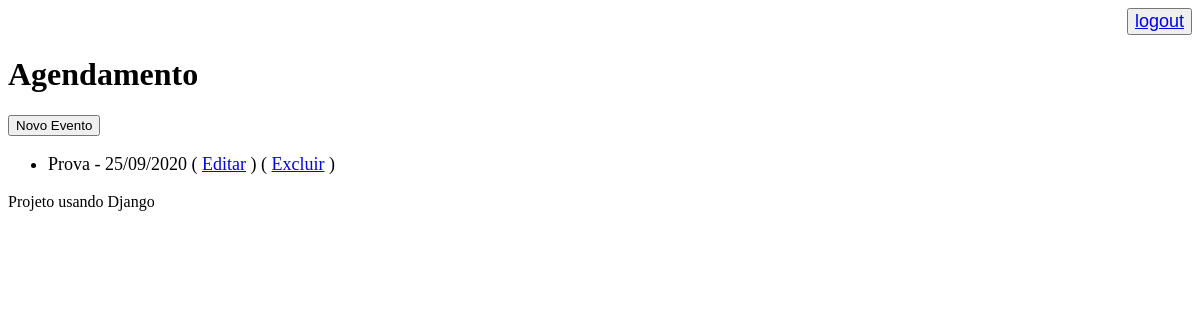
Page /agenda/ (signed in) on the earlier database version.
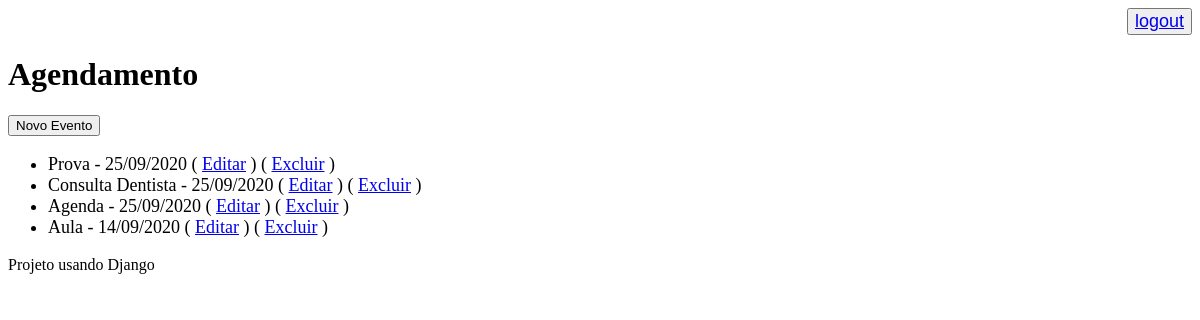
Same page on the later database version.
### core/models.py (models this page shows, shortened)
class Evento(models.Model):
    titulo = models.CharField(max_length=100)
    descricao = models.TextField(blank=True, null=True)
    data_evento = models.DateField(verbose_name='Data do Evento')
    data_criacao = models.DateTimeField(auto_now=True)
    usuario = models.ForeignKey(User, on_delete=models.CASCADE)
    class Meta:
        db_table = 'evento'
    def get_data_criacao(self):
        return self.data_evento.strftime('%d/%m/%Y')

### core/views.py (the view)
# urls.py: path('agenda/', views.lista_eventos),
def lista_eventos(request):
    usuario = request.user
    data_atual = datetime.now() # - timedelta(hour=1) esta função irá pegar eventos até uma hora antes de vencer
    evento = Evento.objects.filter(usuario=usuario,
                                   data_evento__lt=data_atual)#__gt para eventos que não passaram e __lt para eventos que ja passaram
    dados = {'eventos':evento}
    return render(request, 'agenda.html', dados)

### templates/agenda.html
{% extends "model-page.html" %}
{% block content %}
    <h1>Agendamento</h1>
    <a href="evento/">
        <button type="button">Novo Evento</button>
    </a>
    <ul style="font-size: 18px">
        {% for evento in eventos %}
        <li>
            <div>
                {{ evento.titulo }} -  {{ evento.get_data_criacao }}
                ( <a href="evento/?id={{evento.id}}">Editar</a> )
                ( <a href="evento/delete/{{ evento.id }}">Excluir</a> )
            </div>
        </li>
        {% endfor %}
    </ul>
{% endblock %}

Differences in the rows shown:
added Evento: titulo "Consulta Dentista", get_data_criacao "25/09/2020"
added Evento: titulo "Agenda", get_data_criacao "25/09/2020"
added Evento: titulo "Aula", get_data_criacao "14/09/2020"
